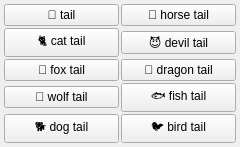
<?xml version="1.0" encoding="UTF-8"?>
<ui version="4.0">
 <class>clothes_tail_menu</class>
 <widget class="QWidget" name="clothes_tail_menu">
  <property name="geometry">
   <rect><x>0</x><y>0</y><width>240</width><height>60</height></rect>
  </property>
  <layout class="QGridLayout" name="grid">
   <property name="leftMargin"><number>4</number></property>
   <property name="topMargin"><number>4</number></property>
   <property name="rightMargin"><number>4</number></property>
   <property name="bottomMargin"><number>4</number></property>
   <property name="horizontalSpacing"><number>2</number></property>
   <property name="verticalSpacing"><number>2</number></property>
   <item row="0" column="0">
    <widget class="QPushButton" name="chk_tail">
     <property name="checkable"><bool>true</bool></property>
     <property name="text"><string>🐾 tail</string></property>
     <property name="tags" stdset="0"><string>tail</string></property>
     <property name="group" stdset="0"><string>tail</string></property>
    </widget>
   </item>
   <item row="1" column="0">
    <widget class="QPushButton" name="chk_cat_tail">
     <property name="checkable"><bool>true</bool></property>
     <property name="text"><string>🐈 cat tail</string></property>
     <property name="tags" stdset="0"><string>cat tail</string></property>
     <property name="group" stdset="0"><string>tail</string></property>
    </widget>
   </item>
   <item row="2" column="0">
    <widget class="QPushButton" name="chk_fox_tail">
     <property name="checkable"><bool>true</bool></property>
     <property name="text"><string>🦊 fox tail</string></property>
     <property name="tags" stdset="0"><string>fox tail</string></property>
     <property name="group" stdset="0"><string>tail</string></property>
    </widget>
   </item>
   <item row="3" column="0">
    <widget class="QPushButton" name="chk_wolf_tail">
     <property name="checkable"><bool>true</bool></property>
     <property name="text"><string>🐺 wolf tail</string></property>
     <property name="tags" stdset="0"><string>wolf tail</string></property>
     <property name="group" stdset="0"><string>tail</string></property>
    </widget>
   </item>
   <item row="4" column="0">
    <widget class="QPushButton" name="chk_dog_tail">
     <property name="checkable"><bool>true</bool></property>
     <property name="text"><string>🐕 dog tail</string></property>
     <property name="tags" stdset="0"><string>dog tail</string></property>
     <property name="group" stdset="0"><string>tail</string></property>
    </widget>
   </item>
   <item row="0" column="1">
    <widget class="QPushButton" name="chk_horse_tail">
     <property name="checkable"><bool>true</bool></property>
     <property name="text"><string>🐴 horse tail</string></property>
     <property name="tags" stdset="0"><string>horse tail</string></property>
     <property name="group" stdset="0"><string>tail</string></property>
    </widget>
   </item>
   <item row="1" column="1">
    <widget class="QPushButton" name="chk_devil_tail">
     <property name="checkable"><bool>true</bool></property>
     <property name="text"><string>😈 devil tail</string></property>
     <property name="tags" stdset="0"><string>devil tail</string></property>
     <property name="group" stdset="0"><string>tail</string></property>
    </widget>
   </item>
   <item row="2" column="1">
    <widget class="QPushButton" name="chk_dragon_tail">
     <property name="checkable"><bool>true</bool></property>
     <property name="text"><string>🐉 dragon tail</string></property>
     <property name="tags" stdset="0"><string>dragon tail</string></property>
     <property name="group" stdset="0"><string>tail</string></property>
    </widget>
   </item>
   <item row="3" column="1">
    <widget class="QPushButton" name="chk_fish_tail">
     <property name="checkable"><bool>true</bool></property>
     <property name="text"><string>🐟 fish tail</string></property>
     <property name="tags" stdset="0"><string>fish tail</string></property>
     <property name="group" stdset="0"><string>tail</string></property>
    </widget>
   </item>
   <item row="4" column="1">
    <widget class="QPushButton" name="chk_bird_tail">
     <property name="checkable"><bool>true</bool></property>
     <property name="text"><string>🐦 bird tail</string></property>
     <property name="tags" stdset="0"><string>bird tail</string></property>
     <property name="group" stdset="0"><string>tail</string></property>
    </widget>
   </item>
  </layout>
 </widget>
 <resources/>
 <connections/>
</ui>
